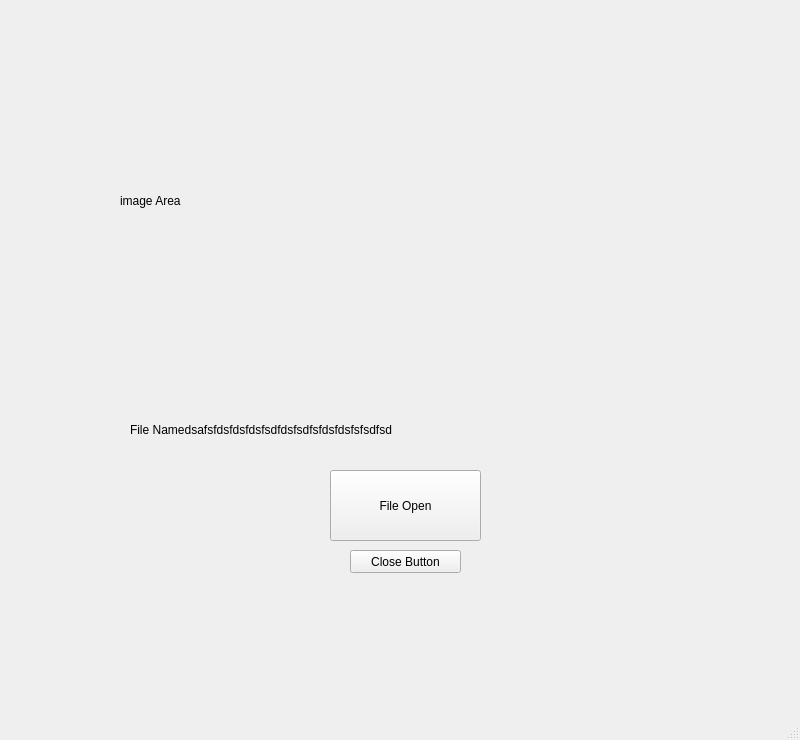
<?xml version="1.0" encoding="UTF-8"?>
<ui version="4.0">
 <class>MainWindow</class>
 <widget class="QMainWindow" name="MainWindow">
  <property name="geometry">
   <rect>
    <x>0</x>
    <y>0</y>
    <width>800</width>
    <height>740</height>
   </rect>
  </property>
  <property name="windowTitle">
   <string>MainWindow</string>
  </property>
  <widget class="QWidget" name="centralwidget">
   <widget class="QPushButton" name="file_btn">
    <property name="geometry">
     <rect>
      <x>330</x>
      <y>470</y>
      <width>151</width>
      <height>71</height>
     </rect>
    </property>
    <property name="text">
     <string>File Open</string>
    </property>
   </widget>
   <widget class="QPushButton" name="close_btn">
    <property name="geometry">
     <rect>
      <x>350</x>
      <y>550</y>
      <width>111</width>
      <height>23</height>
     </rect>
    </property>
    <property name="text">
     <string>Close Button</string>
    </property>
   </widget>
   <widget class="QLabel" name="file_lable">
    <property name="geometry">
     <rect>
      <x>130</x>
      <y>420</y>
      <width>561</width>
      <height>20</height>
     </rect>
    </property>
    <property name="text">
     <string>File Namedsafsfdsfdsfdsfsdfdsfsdfsfdsfdsfsfsdfsd</string>
    </property>
   </widget>
   <widget class="QLabel" name="image_area">
    <property name="geometry">
     <rect>
      <x>120</x>
      <y>20</y>
      <width>561</width>
      <height>361</height>
     </rect>
    </property>
    <property name="text">
     <string>image Area</string>
    </property>
   </widget>
  </widget>
  <widget class="QMenuBar" name="menubar">
   <property name="geometry">
    <rect>
     <x>0</x>
     <y>0</y>
     <width>800</width>
     <height>21</height>
    </rect>
   </property>
  </widget>
  <widget class="QStatusBar" name="statusbar"/>
 </widget>
 <resources/>
 <connections/>
</ui>
